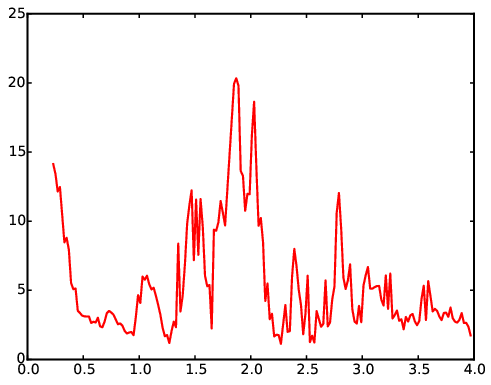

Generate this figure with Python:
# -*- coding: utf-8 -*-
# @Author: YangZhou
# @Date:   2017-06-22 23:55:19
# @Last Modified by:   YangZhou
# @Last Modified time: 2017-06-23 22:59:45
from aces.tools import parseyaml
from aces.graph import fig, pl
from aces.f import binmeanx
import numpy as np
dir = "bi4i4c.1/0/secondorder/"
file = dir + "groupv/mesh.yaml"
data = parseyaml(file)
freqs = []
gvs = []
for phonon in data['phonon']:
    qp = phonon['q-position']
    for band in phonon['band']:
        frequency = band['frequency']
        gv = np.array(band['group_velocity'])
        freqs.append(frequency)
        gvs.append(gv)
freqs = np.array(freqs)
gvs = np.array(gvs)
gvs = np.abs(gvs)
x, y = binmeanx(np.c_[freqs, gvs], [0, 4], 0.02)
with fig("gv.eps"):
    pl.plot(x, y, color="r", ls="-", lw=2)
